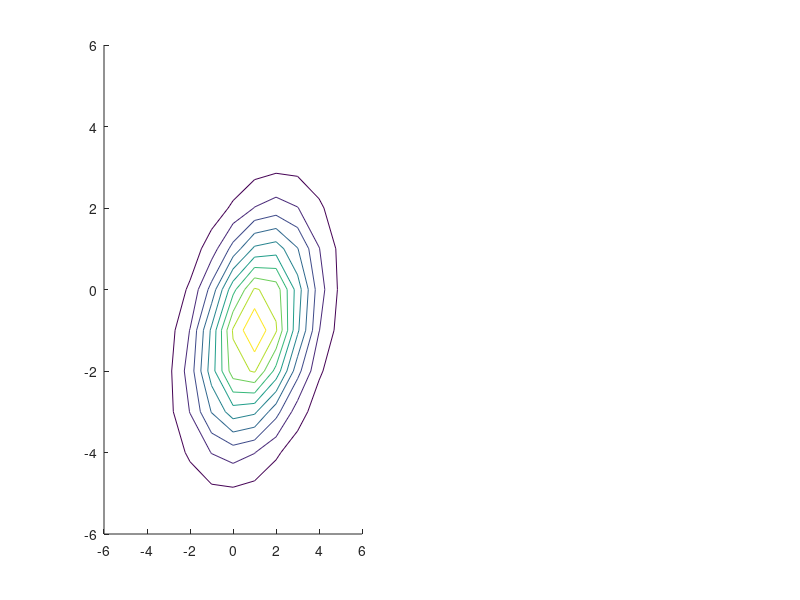

Write the MATLAB code that produced this figure. (Note: this script raises an error after producing the figure.)
mu = [1; -1];  Sigma = [3,1; 1,3]; % define parameters

[X1,X2] = meshgrid([-6:1:6], [-6:1:6]); % specify points in a grid

% calculate the likelihood
P = zeros(size(X1));
for i = 1:size(X1,1)
    for j = 1:size(X2, 2)
        P(i,j)=mvnpdf([X1(i,j), X2(i,j)]', mu, Sigma);
    end
end

figure; 
subplot(1,2,1); contour(X1,X2,P, 'color', 'red'); title('Contour');
subplot(1,2,2); surf(X1, X2, P); title('Surface');

    